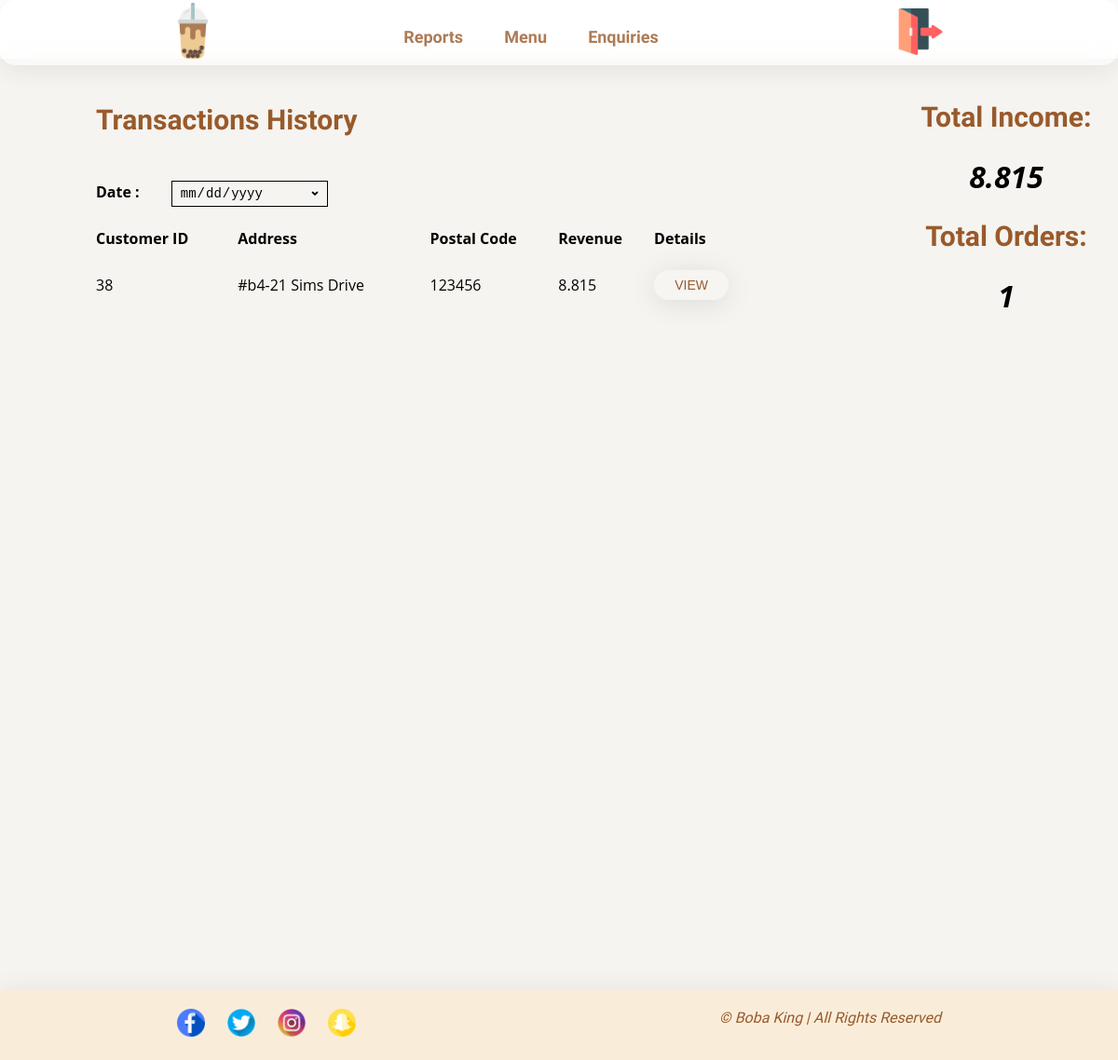
Screenshot of /adminReports.php (signed in) with the database file from the repository.
### tables this page shows
CREATE TABLE `transaction` (
  `id` int(10) NOT NULL,
  `customer_ID` int(10) NOT NULL,
  `date` date NOT NULL,
  `ship_address` varchar(100) NOT NULL,
  `ship_postalCode` int(6) NOT NULL,
  `note` varchar(140) NOT NULL,
  `price` float NOT NULL
);

### adminReports.php (the view, shortened to what this page needs)
<!DOCTYPE html>
<html lang="en">
<head>
    <link rel="stylesheet" href="./styles/style.css">
</head>
<body>
    <div class="container">
        <section>
            <div class="header">
                <div class="header-box1"><a href="index.php"><img src="assets/nav/logo.png" alt="logo" class="logo"></a>
                </div>
                <div class="header-box2">
                    <nav class="main-nav">
                        <ul>
                            <li><a href="adminReports.php"><b>Reports</b></a></li>
                            <li><a href="adminMenu.php"><b>Menu</b></a></li>
                            <li><a href="adminEnquiries.php"><b>Enquiries</b></a></li>
                        </ul>
                    </nav>
                </div>
                <div class="header-box3">
                    <nav class="main-nav">
                        <a id="cart" href="./php/adminLogout.php"><img src="assets/nav/logout-icon.png" width="50px"
                                height="50px" style="margin-top: 4px; margin-left: 50px;"></a>
                    </nav>
                </div>
            </div>
        </section>
        <div id="admin-main" style="height: 1000px;">
            <div style="width: 80%; height: 800px; padding-top: 20px; display: inline-block; float: left;">
                <table id="history-table" style="width: 75%">
                    <thead>
                        <tr>
                            <th colspan="3">
                                <h2 class="ttl" style="text-align: left;">Transactions History</h2>
                            </th>
                            <th></th>
                            <th></th>
                        </tr>
                        <tr style="margin-bottom: 30px;">
                            <form action="adminReports.php" method="post">
                                <th colspan="2">
                                    <label style="display: inline-block;">Date : </label>
                                    <input type="date" class="datepicker" id="date" name="date"
                                        style="display: inline-block; margin-left: 30px;"
                                        <?php echo 'value="'.$_SESSION['filterDate'].'"' ?>onchange="updateDate('go');">
                                </th>
                                <th></th>
                                <th></th>
                            </form>
                        </tr>
                        <tr>
                            <th>Customer ID</th>
                            <th>Address</th>
                            <th>Postal Code</th>
                            <th>Revenue</th>
                            <th>Details</th>
                        </tr>
                    </thead>
                    <tbody>
                        <?php
                        include './php/credentials.php';
                        $conn = mysqli_connect($servername, $username, $password, $dbname);
                        ?>
                        <?php
                        $sql_1 = "SELECT * FROM transaction WHERE date LIKE '%".$_SESSION['filterDate']."%' ORDER BY date DESC";
                        $result = mysqli_query($conn, $sql_1);
                        $totalRevenue = 0;
                        $order=0;
                        if (mysqli_num_rows($result) > 0) {
                            while($row = mysqli_fetch_assoc($result)) {
                                echo
                                '
                                <tr>
                                <td>'.$row['customer_ID'].'</td>
                                <td>'.$row['ship_address'].'</td>
                                <td>'.$row['ship_postalCode'].'</td>
                                <td>'.$row['price'].'</td>
                                <td><form action="adminSummary.php" method="post"><input type="number" id="transactionID" name="transactionID" style="display: none" text-align:center; value='.$row['id'].'><input type="submit" class="submit" style="width: 80px" text-align:center; value="VIEW"></form></td>
                                </tr>
                                ';
                                $totalRevenue = $totalRevenue +$row['price'];
                                $order=$order+1;
                            }
                        }
                        ?>
                    </tbody>
                </table>
            </div>
            <div
                style="text-align: left; width: 20%; height: 500px; padding-top: 20px; display: inline-block; float: left;">
                <div class="index-review" style="width: 100%;">
                    <h2 class="ttl">Total Income:</h2>
                    <h1 style="text-align:center;"><i><?php echo $totalRevenue; ?></i></h1>
                </div>
                <div class="index-review"
                    style="width: 100%; text-align: <left></left>; margin-top: 10px; margin-bottom: 20px;">
                    <h2 class="ttl">Total Orders:</h2>
                    <h1 style="text-align:center;"><i><?php echo $order; ?></i></h1>
                </div>
            </div>
        </div>
        <section>
            <div class="footer">
                <div id="icons">
                    <a href="#"><img src="assets/footer/facebook.png"></a>
                    <a href="#"><img src="assets/footer/twitter.png"></a>
                    <a href="#"><img src="assets/footer/instagram.png"></a>
                    <a href="#"><img src="assets/footer/snapchat.png"></a>
                </div>
                <div id="copyright">
                    <i>&copy; Boba King | All Rights Reserved</i>
                </div>
            </div>
        </section>
    </div>
</body>
</html>

### styles/style.css (style rules this page uses)
body { margin: 0; padding: 0; font-family: 'Open Sans', sans-serif; font-weight: 400; width: 100%; min-height: 100vh; overflow-x: hidden; }
.header { position: fixed; display: flex; flex-wrap: wrap; justify-content: space-evenly; align-items: center; height: 70px; top: 0; z-index: 10; opacity: 0.8; width: 100%; background: rgba(255, 255, 255, 0.41); border-radius: 16px; box-shadow: 0 4px 30px rgba(0, 0, 0, 0.1); backdrop-filter: blur(13.2px); -webkit-backdrop-filter: blur(13.2px); }
.header-box1 { width: 60px; }
.header-box1 img { width: 100%; }
nav { line-height: 25px; }
nav li { display: inline-block; padding-top: 10px; position: relative; }
nav li a { display: block; color: #995A2B; padding: 0px 20px; text-decoration: none; font-family: 'Fruktur', cursive; font-size: 18px; }
nav ul { list-style-type: none; margin: 0; padding: 0; }
.header-box3 #cart { padding: 0 10px; }
#history-table { margin-left: 100px; text-align: left; width: 100% }
#history-table th, #history-table td { padding-bottom: 20px; }
.login-ttl, .signup-ttl, .ttl { font-family: 'Fruktur', cursive; font-size: 30px; color: #995A2B; text-align: center; }
.submit { background: rgba(255, 255, 255, 0.13); border-radius: 16px; box-shadow: 0 4px 30px rgba(0, 0, 0, 0.1); backdrop-filter: blur(3.9px); -webkit-backdrop-filter: blur(3.9px); color: #995A2B; padding: 8px 20px; text-align: center; text-decoration: none; display: inline-block; font-size: 14px; width: 260px; cursor: pointer; border: none; }
#link-button, .datepicker, .input-text, .input-textarea:focus { outline: none; }
input { width: 260px; display: block; }
#admin-main { margin-top: 63px; background-color: #F5F4F0; height: 500px; }
[type="date"] { background: #f5f4f0; }
.datepicker { border: 1px solid black; border-radius: 0px; background: #f5f4f0 url("./icon-select.jpg") no-repeat 95% 50%; padding: 4px 8px; font-size: 14px; width: 150px; }
.footer { padding: 20px 190px; display: flex; flex-wrap: wrap; justify-content: space-between; background: rgba(234, 190, 121, 0.28); box-shadow: 0 4px 30px rgb(0 0 0 / 10%); backdrop-filter: blur(15.9 px); -webkit-backdrop-filter: blur(15.9px); }
#icons img { margin-right: 20px; width: 30px; height: 30px; }
#copyright { float: right; font-family: 'Fruktur', cursive; color: #995A2B; }

### rows the page displays
transaction: customer_ID "38", ship_address "#b4-21 Sims Drive", ship_postalCode "123456", price "8.815"

### other values shown
$totalRevenue "8.815"
$order "1"
